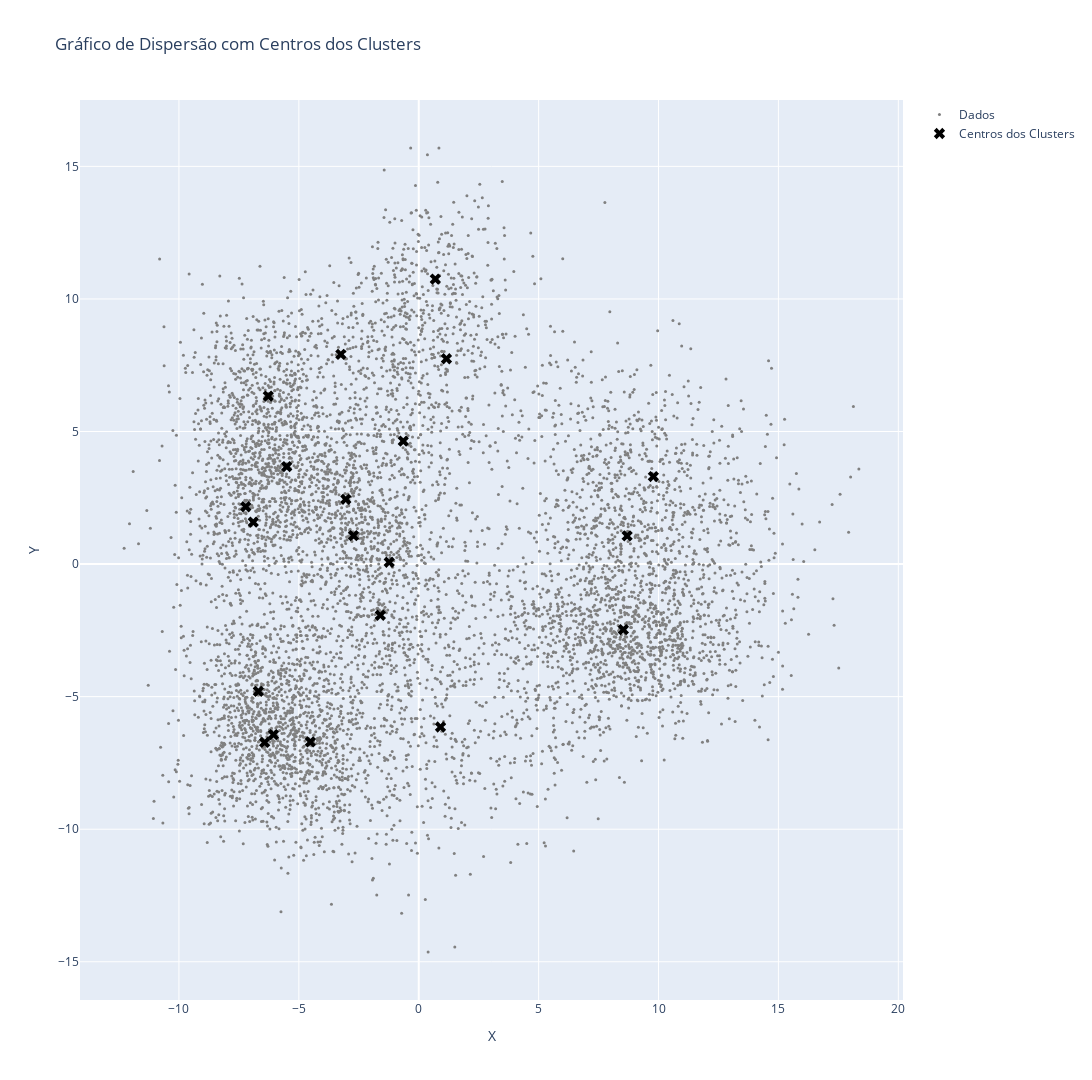

Notebook code for this chart:
### Code cell
# Cores e simbolos
# breed_colors = {
#     'sphynx': 'blue',
#     'shiba_inu': 'green',
#     'saint_bernard': 'red',

# }

# clusters_symbols = {
#     0: 'circle',
#     1: 'square',
#     2: 'diamond',

# }
# plot['color'] = plot['breed'].map(breed_colors)
# plot['symbol'] = plot['clusters_sc'].map(clusters_symbols)

# Plot
fig = go.Figure()

# Todos os dados
fig.add_trace(go.Scatter(
    x=plotable_data['x'],
    y=plotable_data['y'],
    mode='markers',
    marker=dict(
        color='gray',
        symbol='circle',
        size=3
    ),
    text= None,
    name='Dados'
))

# # Dados das piores raças
# fig.add_trace(go.Scatter(
#     x=plot['x'],
#     y=plot['y'],
#     mode='markers',
#     marker=dict(
#         color=plot['color'],
#         symbol=plot['symbol'],
#         size=7
#     ),
#     text=plot['name'],
#     name='Piores raças'
# ))

# centro dos clusters
fig.add_trace(go.Scatter(
    x=centros['x'],
    y=centros['y'],
    mode='markers',
    marker=dict(color='black', size=10, symbol='x'),
    name='Centros dos Clusters',
    text= centros.index
))

# Retas de fronteira dos clusters
def calc_y(m, b, x):
    return m * x + b

p_intersec = intersec(lines)

# for line in lines:
#     m = line["m"]
#     b = line["b"]

#     # Limita as retas até o ponto de intersecção e os extremos dos dados
#     x_min = plotable_data['x'].min() - 1
#     x_max = plotable_data['x'].max() + 1
#     y_min = plotable_data['y'].min() - 1
#     y_max = plotable_data['y'].max() + 1

    
#     x_values = np.array([x_min, x_max])
#     y_values = calc_y(m, b, x_values)

#     # Reajusta os valores para dentro dos limites
#     if y_values[0] < y_min or y_values[0] > y_max:
#         y_values[0] = np.clip(y_values[0], y_min, y_max)
#         x_values[0] = (y_values[0] - b) / m

#     if y_values[1] < y_min or y_values[1] > y_max:
#         y_values[1] = np.clip(y_values[1], y_min, y_max)
#         x_values[1] = (y_values[1] - b) / m

#     fig.add_trace(go.Scatter(x=x_values, y=y_values, mode='lines', line=dict(dash='dash', width=3, color='black')))

fig.update_layout(
    title='Gráfico de Dispersão com Centros dos Clusters',
    xaxis_title='X',
    yaxis_title='Y',
    width=1920,
    height=1080
)

fig.show()

### Figure 1 — Plotly figure (JSON) as saved in the notebook; plotly's stock layout.template omitted (floating-point values rounded to 4 significant figures; data arrays with more than 128 entries replaced by an {"elided": "..."} marker saying what was removed)
{"data": [{"marker": {"color": "gray", "size": 3, "symbol": "circle"}, "mode": "markers", "name": "Dados", "type": "scatter", "x": {"elided": "7349 float values"}, "y": {"elided": "7349 float values"}}, {"marker": {"color": "black", "size": 10, "symbol": "x"}, "mode": "markers", "name": "Centros dos Clusters", "text": [0, 1, 2, 3, 4, 5, 6, 7, 8, 9, 10, 11, 12, 13, 14, 15, 16, 17, 18, 19], "type": "scatter", "x": [-1.231, -0.6455, 9.784, -6.059, 0.9071, -7.214, -3.249, 8.69, -4.52, -6.688, -6.901, -5.504, -6.426, 8.534, -2.721, -1.6, -6.275, -3.04, 1.155, 0.691], "y": [0.06963, 4.639, 3.302, -6.433, -6.145, 2.163, 7.91, 1.062, -6.707, -4.801, 1.582, 3.674, -6.728, -2.475, 1.073, -1.929, 6.337, 2.443, 7.745, 10.75]}], "layout": {"height": 1080, "title": {"text": "Gráfico de Dispersão com Centros dos Clusters"}, "width": 1920, "xaxis": {"title": {"text": "X"}}, "yaxis": {"title": {"text": "Y"}}}}
